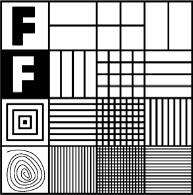
#> input picture imp_ex3/fimage_.png, 193 x 195 px
$ python ex3b.py
#> lines starting #> are read from the running program, lines starting #| are printed output that depends on the picture
"""
Tohar Tsvitman, 318192838
EX3 q2
"""

import numpy as np
import cv2 as cv
import matplotlib.pyplot as plt
from numpy import fft
WHITE = 255
BLACK = 0

def create_masks(shape):

    row, col = shape
    row, col  = row//2, col//2
    mask_size = 9

    #create the mask with the white background
    mask1 = np.full(shape, 1, np.uint16)
    mask1[:, col-mask_size : col+mask_size] = 0

    mask2 = np.full(shape, 1, np.uint16)
    mask2[row - mask_size : row + mask_size, :] = 0

    mask6 = np.full(shape, 1, np.uint16)
    mask6[row - mask_size : row + mask_size, col- mask_size : col + mask_size] = 0

    mask7 = np.full(shape, 1, np.uint16)
    mask7[:, col-mask_size : col+mask_size] = 0
    mask7[row - mask_size : row + mask_size, :] = 0

    mask3 = cv.bitwise_not(mask1)

    mask4 = cv.bitwise_not(mask2)

    mask5 = cv.bitwise_not(mask6)

    mask8 = cv.bitwise_not(mask7)

    return [mask1, mask2, mask3, mask4, mask5, mask6, mask7, mask8]


def fft_with_mask(img, masks):
    img_c = np.copy(img)
    fft_img = fft.fft2(img_c)
    fft_img_shift = fft.fftshift(fft_img)
    images_fft = []

    for m in masks:

        img_mask = fft_img_shift * m

        final = np.fft.ifftshift(img_mask)

        fft_final = np.fft.ifft2(final)

        images_fft.append(np.uint16(np.abs(fft_final)))

    return images_fft


if __name__ == '__main__':
    img = cv.imread("fimage_.png", cv.IMREAD_GRAYSCALE)
#> img is the input picture: shape (195, 193); min 0, max 255, mean 167.2

    f, x = plt.subplots(4, 4)
    f.subplots_adjust(hspace=.4)

    masks = create_masks(img.shape)
    fft_images = fft_with_mask(img, masks)
#> after the loop in fft_with_mask, `for m in masks:`: images_fft = 8 items
#> fft_images = 8 items

    #ploting
    idx = 1
    for m,f in zip(masks, fft_images):

        plt.subplot(4,4,idx)
        plt.imshow(m, cmap = "gray")
        plt.axis("off")
        plt.title("mask {}".format(idx//2+1))

        plt.subplot(4,4,idx+1)
        plt.imshow(f, cmap = "gray")
        plt.axis("off")
        plt.title("result {}".format(idx//2+1))

        idx +=2
#> this loop made 8 passes
#> idx on passes 1 to 8: 3, 5, 7, 9, 11, 13, 15, 17
#> after the loop, idx = 17
    # plt.savefig('masks and results Q2.png')
    plt.show()
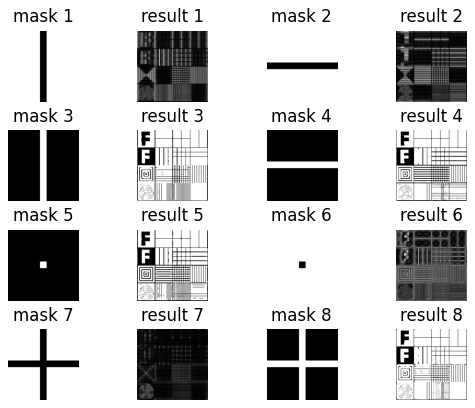
#> figure drawn by matplotlib, 16 panels
